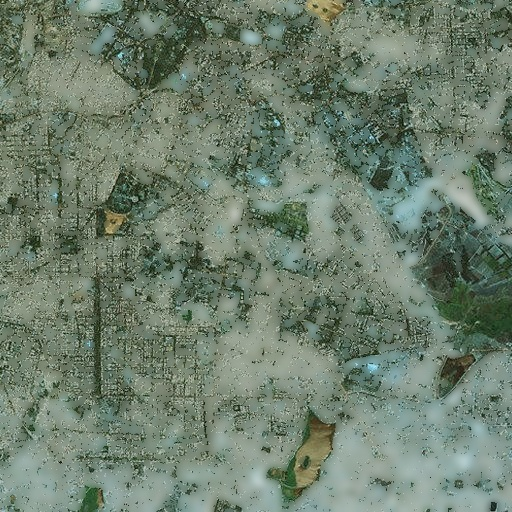
#> input picture Earthvision-X/Earth Vision X An Explainable Foundation AI Platform for Multi-Temporal Environmental Change Detection Using Vision Transformers, Satellite Imagery, and Geospatial Intelligence/Code/scratch_bengaluru_t1.jpg, 512 x 512 px
$ python -i enhancement.py   (imports and definitions only)
#> lines starting #> are read from the running program, lines starting #| are printed output that depends on the picture
"""
Image Enhancement and Noise Removal Module.
Applies CLAHE histogram equalization, Gaussian denoising, and contrast adjustments.
"""

import numpy as np
import cv2

class ImageEnhancer:
    @staticmethod
    def apply_clahe(image_rgb: np.ndarray, clip_limit: float = 2.0, tile_grid_size: int = 8) -> np.ndarray:
        """
        Applies Contrast Limited Adaptive Histogram Equalization (CLAHE) on the LAB L-channel.
        """
#> called with clip_limit = 2, tile_grid_size = 8
        img_uint = (image_rgb * 255).astype(np.uint8) if image_rgb.max() <= 1.0 else image_rgb.astype(np.uint8)
        lab = cv2.cvtColor(img_uint, cv2.COLOR_RGB2LAB)
#> lab: shape (512, 512, 3); mean of channels 0, 1, 2 130.6, 118.4, 135.5
        l, a, b = cv2.split(lab)
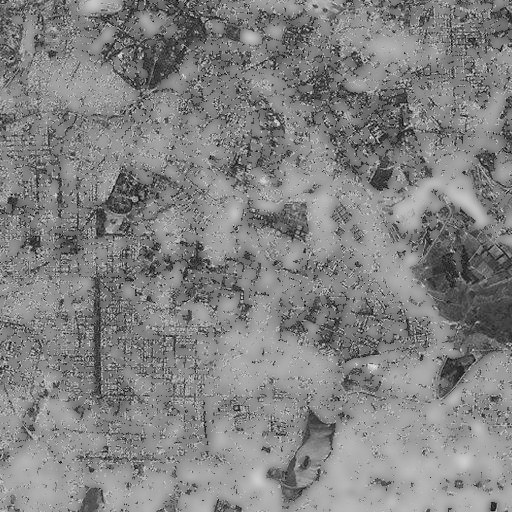
#> l: shape (512, 512); min 3, max 239, mean 130.6
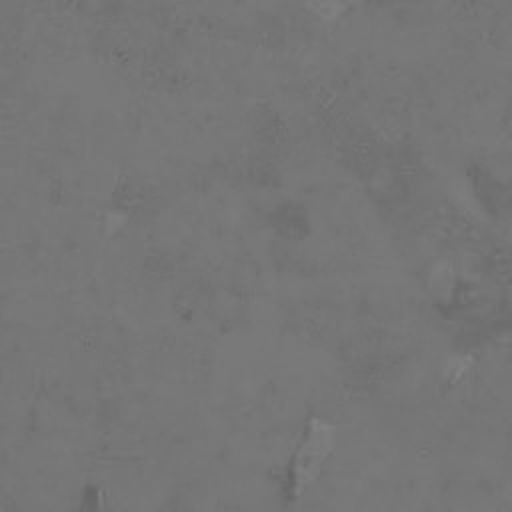
#> a: shape (512, 512); min 100, max 132, mean 118.4
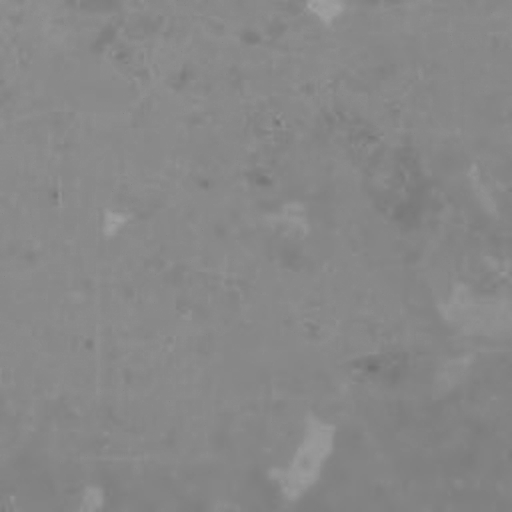
#> b: shape (512, 512); min 112, max 161, mean 135.5

        clahe = cv2.createCLAHE(clipLimit=clip_limit, tileGridSize=(tile_grid_size, tile_grid_size))
        l_enhanced = clahe.apply(l)
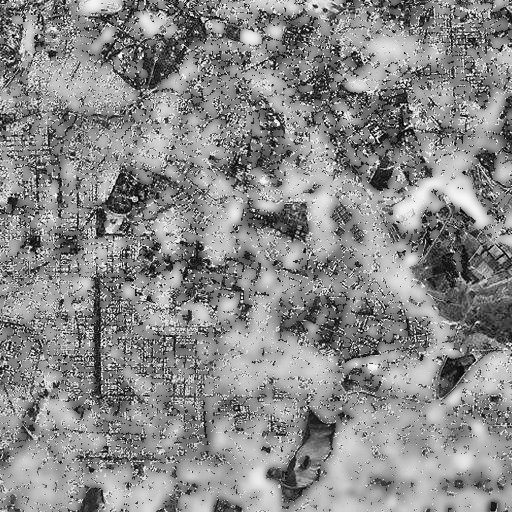
#> l_enhanced: shape (512, 512); min 1, max 252, mean 138

        lab_enhanced = cv2.merge((l_enhanced, a, b))
#> lab_enhanced: shape (512, 512, 3); mean of channels 0, 1, 2 138, 118.4, 135.5
        rgb_enhanced = cv2.cvtColor(lab_enhanced, cv2.COLOR_LAB2RGB)
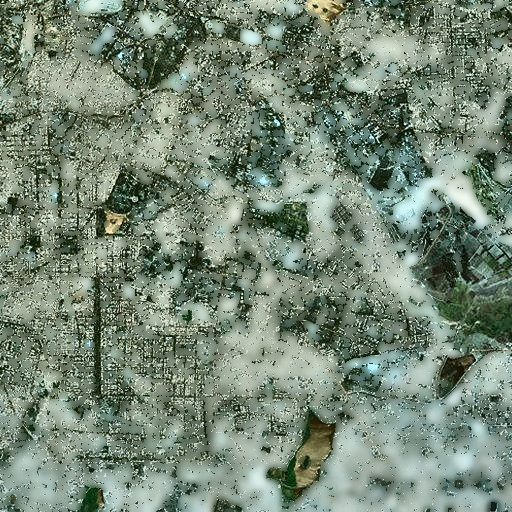
#> rgb_enhanced: shape (512, 512, 3); mean R, G, B 119.3, 136.1, 118.7
        return rgb_enhanced.astype(np.float32) / 255.0
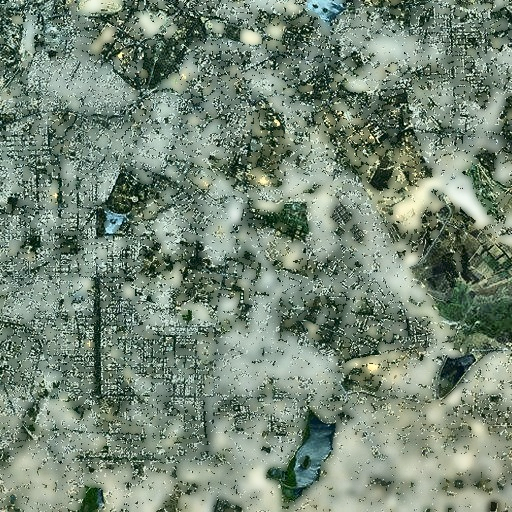
#> returned value: shape (512, 512, 3) float32; mean of channels 0, 1, 2 0.468, 0.534, 0.466; drawn as B, G, R

    @staticmethod
    def remove_noise(image_rgb: np.ndarray) -> np.ndarray:
        """
        Applies Gaussian Denoising to filter satellite imagery sensor noise.
        """
        img_uint = (image_rgb * 255).astype(np.uint8) if image_rgb.max() <= 1.0 else image_rgb.astype(np.uint8)
        denoised = cv2.GaussianBlur(img_uint, (3, 3), 0)
        return denoised.astype(np.float32) / 255.0

>>> import cv2
>>> picture = cv2.cvtColor(cv2.imread('../../../scratch_bengaluru_t1.jpg'), cv2.COLOR_BGR2RGB)
>>> result = ImageEnhancer().apply_clahe(picture)

$ run again, on Earthvision-X/Earth Vision X An Explainable Foundation AI Platform for Multi-Temporal Environmental Change Detection Using Vision Transformers, Satellite Imagery, and Geospatial Intelligence/Code/scratch_mead_2016.jpg
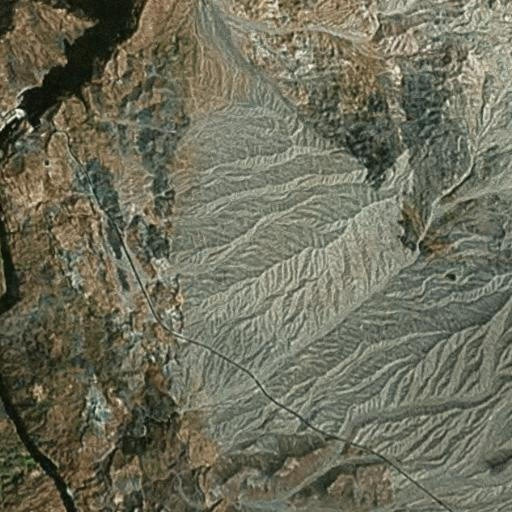
#> input picture Earthvision-X/Earth Vision X An Explainable Foundation AI Platform for Multi-Temporal Environmental Change Detection Using Vision Transformers, Satellite Imagery, and Geospatial Intelligence/Code/scratch_mead_2016.jpg, 512 x 512 px
#> lab: shape (512, 512, 3); mean of channels 0, 1, 2 115.6, 124.7, 138.4
#> in apply_clahe, `l_enhanced = clahe.apply(l)`:
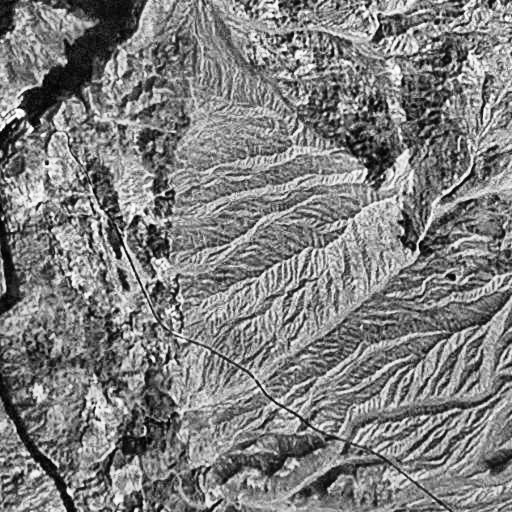
#> l_enhanced: shape (512, 512); min 0, max 255, mean 126.5
#> lab_enhanced: shape (512, 512, 3); mean of channels 0, 1, 2 126.5, 124.7, 138.4
#> in apply_clahe, `return rgb_enhanced.astype(np.float32) / 255.0`:
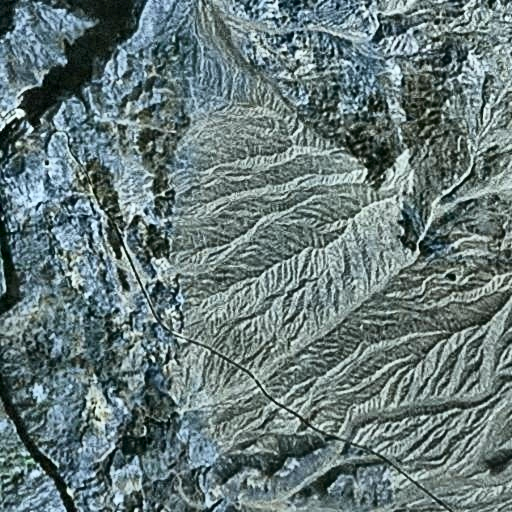
#> returned value: shape (512, 512, 3) float32; mean of channels 0, 1, 2 0.478, 0.477, 0.403; drawn as B, G, R

$ run again, on Earthvision-X/Earth Vision X An Explainable Foundation AI Platform for Multi-Temporal Environmental Change Detection Using Vision Transformers, Satellite Imagery, and Geospatial Intelligence/Code/scratch_mead_2026.jpg
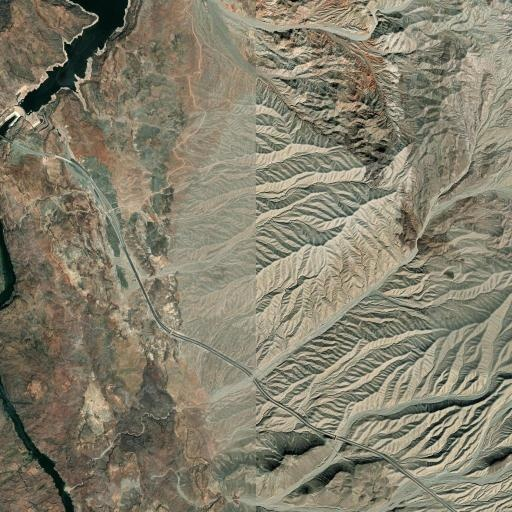
#> input picture Earthvision-X/Earth Vision X An Explainable Foundation AI Platform for Multi-Temporal Environmental Change Detection Using Vision Transformers, Satellite Imagery, and Geospatial Intelligence/Code/scratch_mead_2026.jpg, 512 x 512 px
#> lab: shape (512, 512, 3); mean of channels 0, 1, 2 134.5, 126.6, 138.8
#> in apply_clahe, `l_enhanced = clahe.apply(l)`:
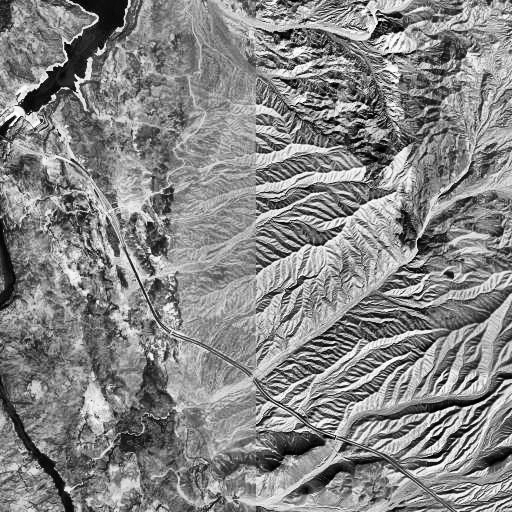
#> l_enhanced: shape (512, 512); min 0, max 255, mean 133.4
#> lab_enhanced: shape (512, 512, 3); mean of channels 0, 1, 2 133.4, 126.6, 138.8
#> in apply_clahe, `return rgb_enhanced.astype(np.float32) / 255.0`:
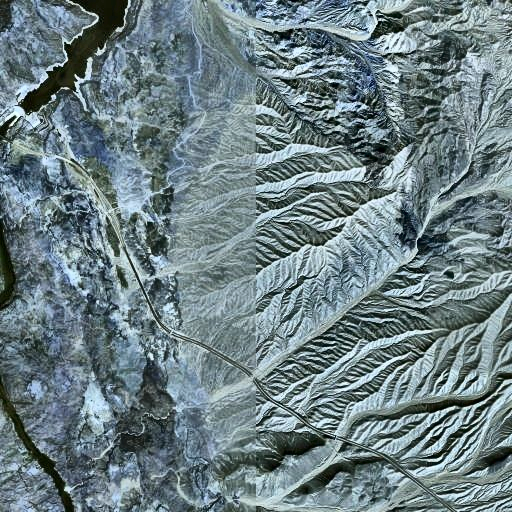
#> returned value: shape (512, 512, 3) float32; mean of channels 0, 1, 2 0.518, 0.499, 0.426; drawn as B, G, R
